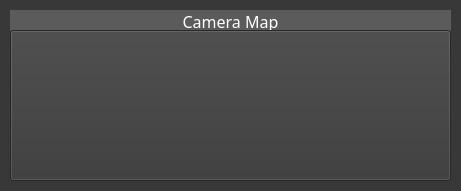
   <widget class="QWidget" name="widget_7" native="true">
    <property name="geometry">
     <rect>
      <x>10</x>
      <y>520</y>
      <width>461</width>
      <height>191</height>
     </rect>
    </property>
    <property name="styleSheet">
     <string notr="true">background-color: rgb(56, 56, 56);</string>
    </property>
    <widget class="QWidget" name="Map" native="true">
     <property name="geometry">
      <rect>
       <x>10</x>
       <y>10</y>
       <width>441</width>
       <height>171</height>
      </rect>
     </property>
     <property name="styleSheet">
      <string notr="true">background-color: rgb(58, 60, 64);</string>
     </property>
     <widget class="QLabel" name="label_7">
      <property name="geometry">
       <rect>
        <x>0</x>
        <y>0</y>
        <width>441</width>
        <height>21</height>
       </rect>
      </property>
      <property name="font">
       <font>
        <family>맑은 고딕</family>
        <pointsize>12</pointsize>
        <weight>9</weight>
        <italic>false</italic>
        <bold>false</bold>
       </font>
      </property>
      <property name="styleSheet">
       <string notr="true">background-color: rgb(91, 91, 91);
color: rgb(255, 255, 255);
font: 75 12pt &quot;맑은 고딕&quot;;</string>
      </property>
      <property name="text">
       <string>&lt;html&gt;&lt;head/&gt;&lt;body&gt;&lt;p align=&quot;center&quot;&gt;Camera Map&lt;/p&gt;&lt;/body&gt;&lt;/html&gt;</string>
      </property>
     </widget>
     <widget class="QPushButton" name="loadmap">
      <property name="geometry">
       <rect>
        <x>0</x>
        <y>20</y>
        <width>441</width>
        <height>151</height>
       </rect>
      </property>
      <property name="styleSheet">
       <string notr="true">background-color: rgb(56, 56, 56);</string>
      </property>
      <property name="text">
       <string/>
      </property>
     </widget>
    </widget>
   </widget>
